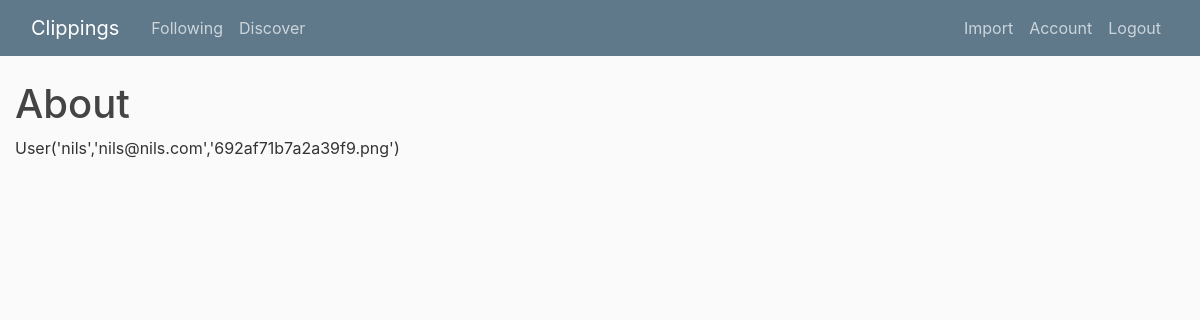
/about (signed in), run on an earlier commit of the app's database.
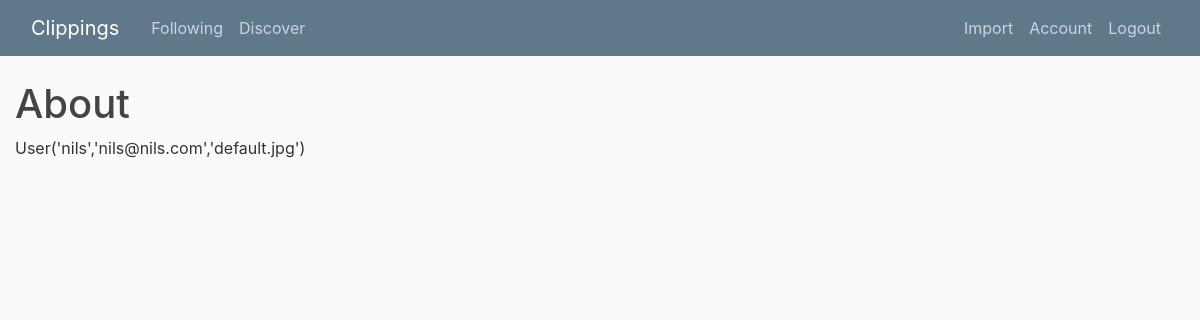
And on a later commit of the database.
### clippings/models.py (models this page shows, shortened)
class User(db.Model, UserMixin):
    id = db.Column(db.Integer, primary_key=True)
    username = db.Column(db.String(20), unique=True, nullable=False)
    email = db.Column(db.String(120), unique=True, nullable=False)
    image_file = db.Column(db.String(20), nullable=False, default='default.jpg')
    password = db.Column(db.String(60), nullable=False)
    posts = db.relationship('Post', backref='author', lazy=True)
    likes = db.relationship('Clip', secondary=likes, backref='liked_by', lazy=True)
    def __repr__(self):
        return f"User('{self.username}','{self.email}','{self.image_file}')"

### clippings/main/routes.py (the view)
@main.route("/about")
def about():
    return render_template('about.html.j2', title='About')

### clippings/models.py (called while the page is built)
@login_manager.user_loader
def load_user(user_id):
    return User.query.get(int(user_id))

### clippings/templates/about.html.j2
{% extends 'layout.html.j2' %}
{% block content %}
    <h1>About</h1>
    <p>{{current_user}}</p>
{% endblock content %}

What changed in the data, as far as the page shows it:
changed User: username+email+image_file "User('nils','nils@nils.com','692af71b7a2a39f9.png')" → "User('nils','nils@nils.com','default.jpg')"
